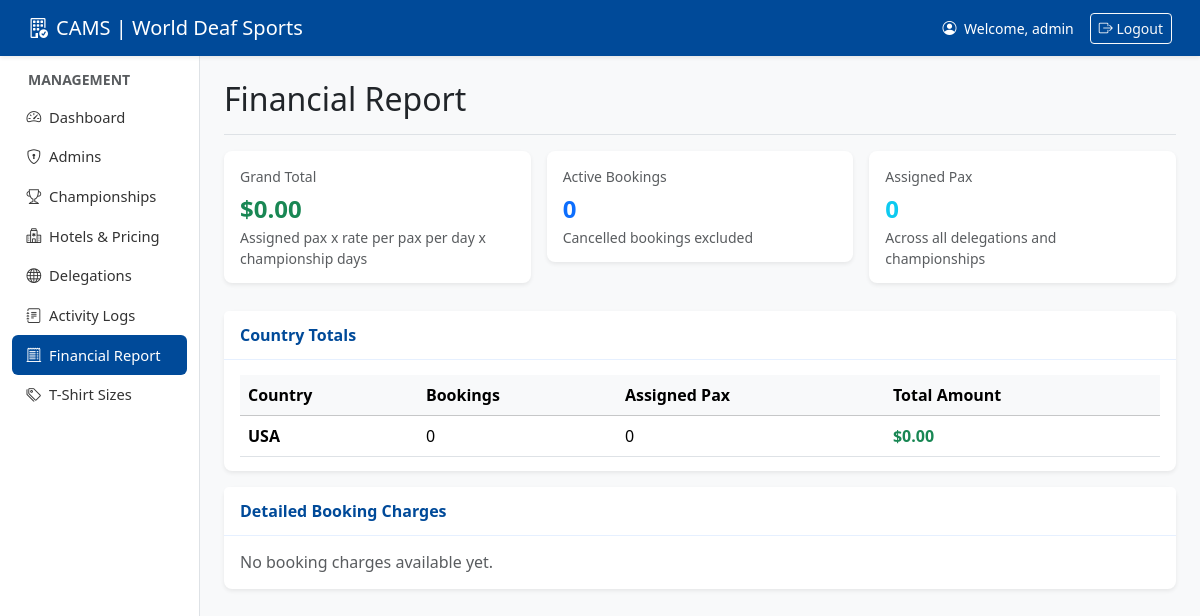
Page /admin/finance.php (signed in) on the committed database.
### tables this page shows
CREATE TABLE IF NOT EXISTS users (
    id INT AUTO_INCREMENT PRIMARY KEY,
    username VARCHAR(50) NOT NULL UNIQUE,
    password VARCHAR(255) NOT NULL,
    role ENUM('admin', 'country_manager') NOT NULL,
    status ENUM('active', 'suspended') NOT NULL DEFAULT 'active',
    suspended_at TIMESTAMP NULL DEFAULT NULL,
    country_name VARCHAR(100) NULL,
    created_at TIMESTAMP DEFAULT CURRENT_TIMESTAMP,
    updated_at TIMESTAMP DEFAULT CURRENT_TIMESTAMP ON UPDATE CURRENT_TIMESTAMP
);

### admin/finance.php (the view, shortened to what this page needs)
<?php
require_once 'includes/auth.php';
$countryTotalsStmt = $pdo->query("SELECT
    u.id AS country_id,
    u.country_name,
    COUNT(DISTINCT b.id) AS booking_count,
    COALESCE(SUM(COALESCE(assignment_totals.assigned_athletes, 0)), 0) AS assigned_pax,
    COALESCE(SUM(COALESCE(assignment_totals.assigned_athletes, 0) * rt.price_per_night * (DATEDIFF(c.end_date, c.start_date) + 1)), 0) AS total_amount
    FROM users u
    LEFT JOIN bookings b ON b.country_id = u.id AND b.status <> 'Cancelled'
    LEFT JOIN championships c ON b.championship_id = c.id
    LEFT JOIN room_types rt ON b.room_type_id = rt.id
    LEFT JOIN (
        SELECT booking_id, COUNT(*) AS assigned_athletes
        FROM room_assignments
        GROUP BY booking_id
    ) assignment_totals ON assignment_totals.booking_id = b.id
    WHERE u.role = 'country_manager'
    GROUP BY u.id, u.country_name
    ORDER BY u.country_name ASC");
$countryTotals = $countryTotalsStmt->fetchAll(PDO::FETCH_ASSOC);
$detailStmt = $pdo->query("SELECT
    b.id,
    b.status,
    u.country_name,
    c.title AS championship_title,
    c.start_date,
    c.end_date,
    h.name AS hotel_name,
    rt.name AS room_type_name,
    rt.capacity,
    rt.price_per_night,
    COALESCE(assignment_totals.assigned_athletes, 0) AS assigned_athletes,
    (DATEDIFF(c.end_date, c.start_date) + 1) AS championship_days
    FROM bookings b
    JOIN users u ON u.id = b.country_id
    JOIN championships c ON c.id = b.championship_id
    JOIN hotels h ON h.id = b.hotel_id
    JOIN room_types rt ON rt.id = b.room_type_id
    LEFT JOIN (
        SELECT booking_id, COUNT(*) AS assigned_athletes
        FROM room_assignments
        GROUP BY booking_id
    ) assignment_totals ON assignment_totals.booking_id = b.id
    WHERE b.status <> 'Cancelled'
    ORDER BY c.start_date ASC, u.country_name ASC, h.name ASC, rt.name ASC");
$detailRows = $detailStmt->fetchAll(PDO::FETCH_ASSOC);
$grandTotal = 0;
$totalAssignedPax = 0;
$totalBookings = 0;
require_once 'includes/header.php';
?>
<div class="d-flex justify-content-between flex-wrap flex-md-nowrap align-items-center pb-2 mb-3 border-bottom">
    <h1 class="h2">Financial Report</h1>
</div>
<div class="row row-cols-1 row-cols-md-3 g-3 mb-3">
    <div class="col">
        <div class="card shadow-sm border-success">
            <div class="card-body">
                <div class="text-muted small mb-1">Grand Total</div>
                <div class="fs-4 fw-bold text-success">$<?php echo number_format($grandTotal, 2); ?></div>
                <div class="small text-muted">Assigned pax x rate per pax per day x championship days</div>
            </div>
        </div>
    </div>
    <div class="col">
        <div class="card shadow-sm border-primary">
            <div class="card-body">
                <div class="text-muted small mb-1">Active Bookings</div>
                <div class="fs-4 fw-bold text-primary"><?php echo $totalBookings; ?></div>
                <div class="small text-muted">Cancelled bookings excluded</div>
            </div>
        </div>
    </div>
    <div class="col">
        <div class="card shadow-sm border-info">
            <div class="card-body">
                <div class="text-muted small mb-1">Assigned Pax</div>
                <div class="fs-4 fw-bold text-info"><?php echo $totalAssignedPax; ?></div>
                <div class="small text-muted">Across all delegations and championships</div>
            </div>
        </div>
    </div>
</div>
<div class="card shadow-sm mb-3">
    <div class="card-header">Country Totals</div>
    <div class="card-body">
        <?php if (count($countryTotals) > 0): ?>
            <div class="table-responsive">
                <table class="table table-hover align-middle mb-0">
                    <thead class="table-light">
                        <tr>
                            <th>Country</th>
                            <th>Bookings</th>
                            <th>Assigned Pax</th>
                            <th>Total Amount</th>
                        </tr>
                    </thead>
                    <tbody>
                        <?php foreach ($countryTotals as $row): ?>
                            <tr>
                                <td class="fw-semibold"><?php echo htmlspecialchars($row['country_name']); ?></td>
                                <td><?php echo intval($row['booking_count']); ?></td>
                                <td><?php echo intval($row['assigned_pax']); ?></td>
                                <td class="fw-bold text-success">$<?php echo number_format($row['total_amount'], 2); ?></td>
                            </tr>
                        <?php endforeach; ?>
                    </tbody>
                </table>
            </div>
        <?php else: ?>
            <p class="text-muted mb-0">No delegation financial data available yet.</p>
        <?php endif; ?>
    </div>
</div>
<div class="card shadow-sm">
    <div class="card-header">Detailed Booking Charges</div>
    <div class="card-body">
        <?php if (count($detailRows) > 0): ?>
            <div class="table-responsive">
                <table class="table table-hover align-middle mb-0">
                    <thead class="table-light">
                        <tr>
                            <th>Country</th>
                            <th>Championship</th>
                            <th>Hotel / Room Type</th>
                            <th>Assigned Pax</th>
                            <th>Days</th>
                            <th>Rate / Pax / Day</th>
                            <th>Total</th>
                        </tr>
                    </thead>
                    <tbody>
                        <?php foreach ($detailRows as $row): ?>
                            <tr>
                                <td class="fw-semibold"><?php echo htmlspecialchars($row['country_name']); ?></td>
                                <td>
                                    <div class="fw-semibold"><?php echo htmlspecialchars($row['championship_title']); ?></div>
                                    <div class="small text-muted"><?php echo htmlspecialchars(date('M d, Y', strtotime($row['start_date'])) . ' - ' . date('M d, Y', strtotime($row['end_date']))); ?></div>
                                </td>
                                <td>
                                    <div class="fw-semibold"><?php echo htmlspecialchars($row['hotel_name']); ?></div>
                                    <div class="small text-muted"><?php echo htmlspecialchars($row['room_type_name'] . ' (' . $row['capacity'] . ' pax/room)'); ?></div>
                                </td>
                                <td><?php echo intval($row['assigned_athletes']); ?></td>
                                <td><?php echo intval($row['championship_days']); ?></td>
                                <td>$<?php echo number_format($row['price_per_night'], 2); ?></td>
                                <td class="fw-bold text-success">$<?php echo number_format($row['line_total'], 2); ?></td>
                            </tr>
                        <?php endforeach; ?>
                    </tbody>
                </table>
            </div>
        <?php else: ?>
            <p class="text-muted mb-0">No booking charges available yet.</p>
        <?php endif; ?>
    </div>
</div>
<?php
require_once 'includes/footer.php';
?>

### admin/includes/header.php (style rules this page uses)
:root { --primary-blue: #004a99; --secondary-blue: #e6f0ff; --accent-blue: #007bff; }
body { background-color: #f8f9fa; font-family: 'Segoe UI', Tahoma, Geneva, Verdana, sans-serif; }
.card { border: none; border-radius: 8px; box-shadow: 0 2px 4px rgba(0,0,0,0.04); margin-bottom: 12px; }
.card-body { padding: 0.9rem 1rem; }
.card-header { background-color: white; border-bottom: 1px solid var(--secondary-blue); font-weight: bold; color: var(--primary-blue); padding: 0.75rem 1rem; }
.border-bottom { margin-bottom: 0.8rem; }

### rows in the picture
users: country_name "USA", booking_count "0", assigned_pax "0", total_amount "0.00"

### other values in the picture
$_SESSION['username'] "admin"
$grandTotal "0.00"
$totalBookings "0"
$totalAssignedPax "0"
